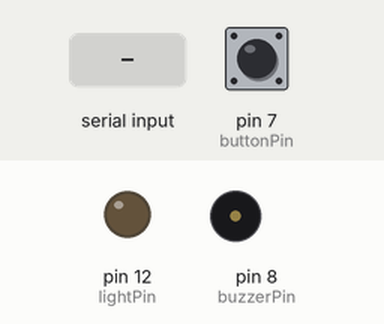
This sketch was run on a simulated Arduino Uno, built with avr-gcc and run on an emulated ATmega328P. Parts: output pins drawn as LEDs (lit = HIGH), buzzer (waves = sounding, pin HIGH). Dashed ring = blinking. Inputs (shaded band) come from the test bench; at power-on: pin 7 (buttonPin) HIGH.

Above: at 1.2 s.
1.3 s: "S" received over Serial
At 1.55 s:
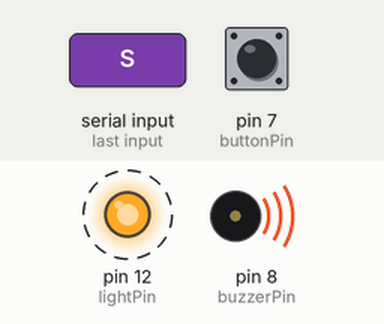
4.3 s: pin 7 (buttonPin) pulled LOW for 0.15 s
At 4.8 s:
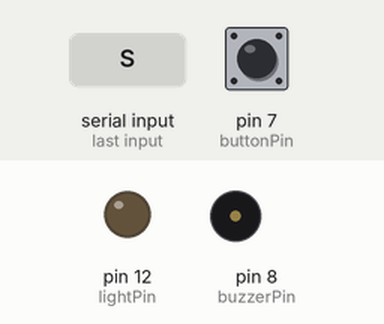
5.9 s: "s" received over Serial
At 6.8 s:
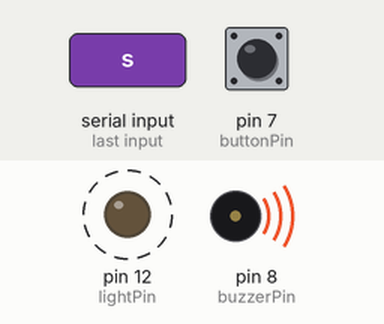
8.9 s: "X" received over Serial
At 9.5 s:
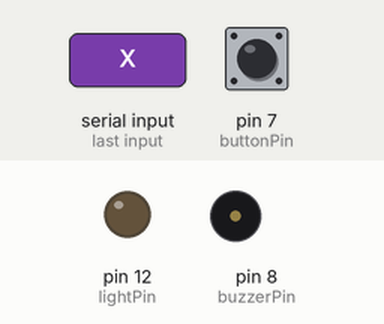
Timing chart, 0 to 11.4 s (numbered marks = the images above; inputs shaded):
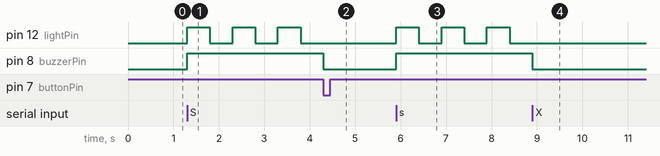

The sketch:

buzzer.ino
```cpp
const int buzzerPin = 8;
const int buttonPin = 7;
const int lightPin = 12;
bool alarm = false;
unsigned long previousMillis = 0;  // 记录上一次LED闪烁时间
const long blinkInterval = 500;
void setup() {
  pinMode(buzzerPin, OUTPUT);
  pinMode(buttonPin, INPUT_PULLUP);
  pinMode(lightPin, OUTPUT);
  Serial.begin(9600);
  digitalWrite(buzzerPin, LOW);
  digitalWrite(lightPin, LOW);
}
void loop() {
  if (Serial.available()) {
    char cmd = Serial.read();
    if (cmd == 'S' || cmd == 's') {
      alarm = true;
    }
    if (cmd == 'X' || cmd == 'x') {
      alarm = false;
    }
  }
  if (digitalRead(buttonPin) == LOW) {
    alarm = false;
  }
  digitalWrite(buzzerPin, alarm ? HIGH : LOW);
  if (alarm) {
    unsigned long currentMillis = millis();
    if (currentMillis - previousMillis >= blinkInterval) {
      previousMillis = currentMillis;  // 更新时间
      digitalWrite(lightPin, !digitalRead(lightPin));  // 翻转LED状态
    }
  } else {
    digitalWrite(lightPin, LOW);
  }
}
```

Measured:
- after the input at 1.3 s, pin 12 (lightPin): alternates HIGH for 0.50 s and LOW for 0.50 s, starting at once; pin 8 (buzzerPin): LOW → HIGH at once
- after the input at 4.3 s, pin 12 (lightPin): stops changing and stays LOW; pin 8 (buzzerPin): HIGH → LOW at once
- after the input at 5.9 s, pin 12 (lightPin): alternates HIGH for 0.50 s and LOW for 0.50 s, starting at once; pin 8 (buzzerPin): LOW → HIGH at once
- after the input at 8.9 s, pin 12 (lightPin): stops changing and stays LOW; pin 8 (buzzerPin): HIGH → LOW at once
